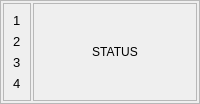
     <widget class="QFrame" name="frame_4">
      <property name="frameShape">
       <enum>QFrame::StyledPanel</enum>
      </property>
      <property name="frameShadow">
       <enum>QFrame::Raised</enum>
      </property>
      <layout class="QHBoxLayout" name="horizontalLayout_12">
       <property name="spacing">
        <number>2</number>
       </property>
       <property name="leftMargin">
        <number>2</number>
       </property>
       <property name="topMargin">
        <number>2</number>
       </property>
       <property name="rightMargin">
        <number>2</number>
       </property>
       <property name="bottomMargin">
        <number>2</number>
       </property>
       <item alignment="Qt::AlignLeft">
        <widget class="QFrame" name="frame_indicator">
         <property name="frameShape">
          <enum>QFrame::StyledPanel</enum>
         </property>
         <property name="frameShadow">
          <enum>QFrame::Raised</enum>
         </property>
         <layout class="QVBoxLayout" name="verticalLayout_12">
          <item>
           <widget class="QLabel" name="label_indicator1">
            <property name="font">
             <font>
              <pointsize>10</pointsize>
             </font>
            </property>
            <property name="text">
             <string>1</string>
            </property>
           </widget>
          </item>
          <item>
           <widget class="QLabel" name="label_indicator2">
            <property name="font">
             <font>
              <pointsize>10</pointsize>
             </font>
            </property>
            <property name="text">
             <string>2</string>
            </property>
           </widget>
          </item>
          <item>
           <widget class="QLabel" name="label_indicator3">
            <property name="font">
             <font>
              <pointsize>10</pointsize>
             </font>
            </property>
            <property name="text">
             <string>3</string>
            </property>
           </widget>
          </item>
          <item>
           <widget class="QLabel" name="label_indicator4">
            <property name="font">
             <font>
              <pointsize>10</pointsize>
             </font>
            </property>
            <property name="text">
             <string>4</string>
            </property>
           </widget>
          </item>
         </layout>
        </widget>
       </item>
       <item>
        <widget class="QFrame" name="frame_status">
         <property name="sizePolicy">
          <sizepolicy hsizetype="Expanding" vsizetype="Preferred">
           <horstretch>0</horstretch>
           <verstretch>0</verstretch>
          </sizepolicy>
         </property>
         <property name="frameShape">
          <enum>QFrame::StyledPanel</enum>
         </property>
         <property name="frameShadow">
          <enum>QFrame::Raised</enum>
         </property>
         <layout class="QVBoxLayout" name="verticalLayout_13">
          <item>
           <widget class="QLabel" name="label_status">
            <property name="text">
             <string>STATUS</string>
            </property>
            <property name="alignment">
             <set>Qt::AlignCenter</set>
            </property>
           </widget>
          </item>
         </layout>
        </widget>
       </item>
      </layout>
     </widget>
